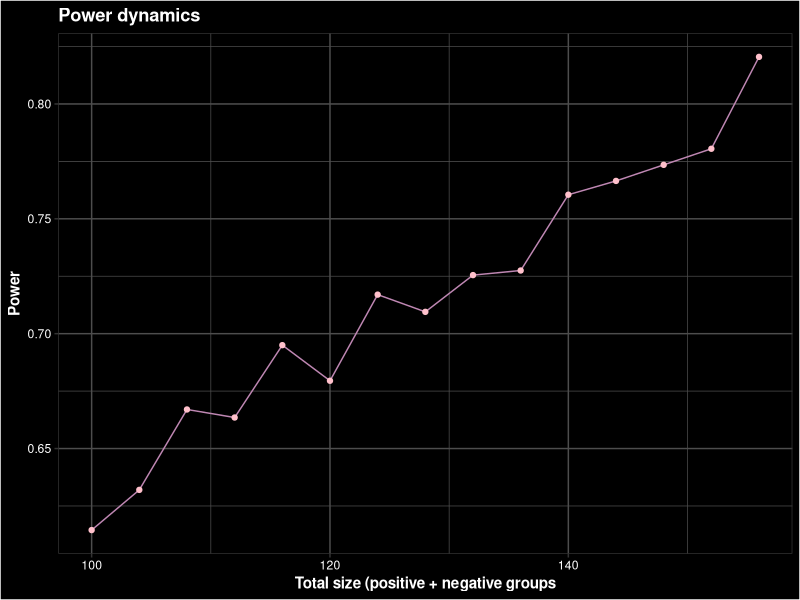
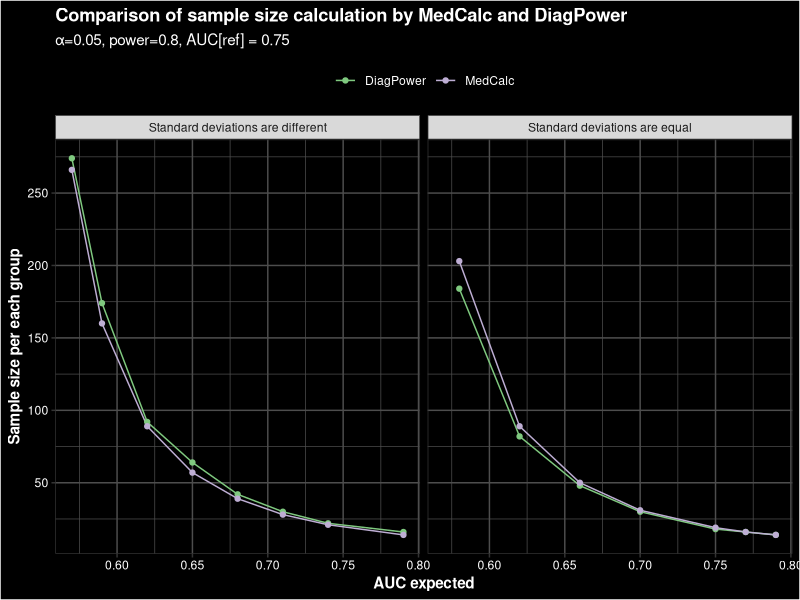

Write the R code that produced these figures, in order.
## ---- chunk 1
knitr::opts_chunk$set(echo = TRUE, warning = F, message = F)
library(tidyverse)
library(flextable)
## ---- chunk 2

black_theme <- function (plot) {
  plot +
  theme_bw() +
  theme(legend.position = "top") +
  theme(
    plot.background = element_rect(fill = "black"),
    panel.background = element_rect(fill = "black"), 
    panel.grid = element_line(color = "gray30"),                 
    axis.text = element_text(color = "white"),                   
    axis.title = element_text(color = "white", face = "bold"),                  
    plot.title = element_text(color = "white", face = "bold"),                  
    plot.subtitle = element_text(color = "white"),
    legend.background = element_rect(fill = "black"),
    legend.text = element_text(color = "white")
  )
}
## ---- chunk 3
ROC_sample_size <- function(mu1, sd1, #mean and sd of positive group (diseased)
         mu2, sd2, #mean and sd of negative group (healthy)
         AUC_ref=0.5, #AUC value for comparison
         k=1, #positive/negative sample sizes ratio 
         prev=NULL, #population prevalence of the disease
         alpha=0.05, #type I error
         power=0.8, #1-beta(type II error)
         max_size=500, #max sample size for the negative group
         two_sided=FALSE,
         seed = NULL,
         min_size = 5, #min size for the negative group
         n_of_rep = 2000,
         num_of_tests = 1 #number of tests planned
         ) {
  
alpha <- alpha/num_of_tests #Bonferroni correction
  
if(!is.null(seed)) set.seed(seed)
  
#is only two-sided CI is available in ci.auc function, for lower bound of CI for one-sided test alpha is multiplied by two
if(!two_sided) alpha <- alpha*2

if(is.null(prev) & !is.null(k)) 
  message("If the ratio of positive to negative sample sizes in your data differs from that in the population, the calculated positive and negative predictive values will be incorrect.")
else if(!is.null(prev) & is.null(k))
  k <- prev/(1-prev)
else if(!is.null(prev) & !is.null(k)) 
  warning ("Both prev and k provided: using k and ignoring prev.")
else if(is.null(prev) & is.null(k)) 
  stop("prevalence or k must be provided")

#in case of too small k, so sample size of positive group is < 5:
if(round(min_size*k) < 5){
  while(round(min_size*k) < 5){
    min_size <- min_size + 1
  }}

int <- max_size - min_size
# sample size of the negative group for the iteration
n_seq <- c(
  seq(min_size, min_size+round(int/4), 2),
  seq(min_size+round(int/4)+3, min_size+round(int/2), 3),
  seq(min_size+round(int/2)+4, min_size+round(3*int/4), 4),
  seq(min_size+round(3 *(int/4))+5, max_size, 5))

#tibble for the plot:
n_power  <- tibble(
  "n" = integer(length = length(n_seq)),
  "power" = numeric(length = length(n_seq)))
  
for(n in n_seq){
  AUC_data <- replicate(
      pROC::ci.auc(
      predictor = c(
        rnorm(n=round(k*n), mu1, sd1), #values of predictor in a positive group
        rnorm(n=n, mu2, sd2)), #values of predictor in a negative group
      response = c(rep(1, round(n*k)), rep(0, n)),
      method = "delong",
      conf.level = 1 - alpha),
      n = n_of_rep #number of replications
      ) %>% 
    as_tibble()
    
  CI_low <- AUC_data %>% slice(1) %>% as.matrix() %>% as.vector()
  AUC_test <- AUC_data %>% slice(2) %>% as.matrix() %>% as.vector()
  
  sim_power <- mean(CI_low > AUC_ref)
  mean_AUC <- mean(AUC_test)
  
  n_power$n[which(n_seq == n)] <- n + k*n
  n_power$power[which(n_seq == n)] <- sim_power
  
  if(sim_power > power) {
    text <- paste0("Sample size for negative group = ", n, "\n",
              "Sample size for positive group = ", round(k*n), "\n",
              "Power = ", round(sim_power * 100, 2), "%", "\n",
              "AUC = ", round(mean_AUC, 2)
              )
    n_power <- n_power %>% 
    filter(n > 0)
    
    plot <- n_power %>% 
      ggplot(aes(x=n, y=power)) +
      geom_line(color = "#BF87B3") + geom_point(color = "pink") +
      labs(x = "Total size (positive + negative groups",
           y = "Power",
           title = "Power dynamics")
    
    return(list(cat(text), black_theme(plot)))
    break
    }
}
 if(sim_power < power) print ("Maximum sample size for negative group is reached and the desired power was not achieved. Try to lower the desired power or to increase the maximum sample size ")
}
## ---- chunk 4
ROC_sample_size(
  mu1=4.5, sd1=2, #mean and sd of positive group (diseased)
  mu2=6, sd2=4, #mean and sd of negative group (healthy)
  AUC_ref=0.5, #AUC value for comparison
  k=1, #positive/negative sample sizes ratio
  prev=NULL, #population prevalence of the disease
  alpha=0.05, #type I error
  power=0.8,
  two_sided=T,
  min_size = 50,
  max_size = 600)
## ---- chunk 5
#AUC при H0 = 0.5
#different sd

AUC_not_eq <- tibble(
  AUC_test = c(0.57, 0.59, 0.62, 0.65, 0.68, 0.71, 0.74, 0.79),
  DiagPower = c(274, 174,   92,   64,   42, 30, 22, 16),
  MedCalc = c(266, 160, 89, 57, 39, 28, 21, 14)
)

#AUC при H0 = 0.5
#equal sd
AUC_eq <- tibble(
  AUC_test = c(0.58, 0.62, 0.66, 0.7, 0.75, 0.77, 0.79),
  DiagPower = c(184, 82, 48, 30, 18, 16, 14),
  MedCalc = c(203, 89, 50, 31, 19, 16, 14)
)

data <- AUC_not_eq %>% add_column(sd="different") %>% 
  bind_rows(AUC_eq %>% add_column(sd="equal")) %>% 
  mutate(sd = paste("Standard deviations are", sd)) %>% 
  pivot_longer(!c(AUC_test, sd), values_to = "sample_size")
## ---- chunk 6
AUC_not_eq %>% add_column(sd="different") %>% 
  bind_rows(AUC_eq %>% add_column(sd="equal")) %>% 
  mutate(sd = paste("Standard deviations are", sd)) %>% 
  as_grouped_data("sd") %>% 
  as_flextable(hide_grouplabel = TRUE) %>% 
  theme_booktabs() %>% 
  bold(part = "header")
## ---- chunk 7
plot <- data %>% 
  ggplot(aes(x = AUC_test, y = sample_size, color=name)) +
  geom_line() +
  geom_point() +
  facet_grid(. ~ sd) +
  labs(x = "AUC expected", y="Sample size per each group",
       title = "Comparison of sample size calculation by MedCalc and DiagPower",
       subtitle = expression("α=0.05, power=0.8, AUC[ref] = 0.75"),
       color = NULL) +
  scale_x_continuous(breaks = seq(0.5, 1, by=0.05)) +
  scale_y_continuous(breaks = seq(0, 600, by=50)) +
  scale_colour_brewer(type = "qual")

  black_theme(plot)
